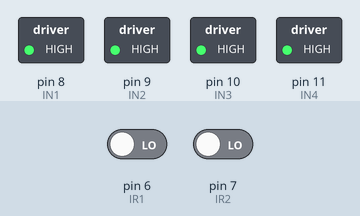
This sketch was run on a simulated Arduino Uno, built with avr-gcc and run on an emulated ATmega328P. Shown: switched loads named in the sketch (green lamp = pin HIGH). The test bench sets the inputs (shaded band); at power-on: pin 6 (IR1) LOW, pin 7 (IR2) LOW.

Above: at 1.2 s.
1.3 s: pin 6 (IR1) driven HIGH
At 2.1 s:
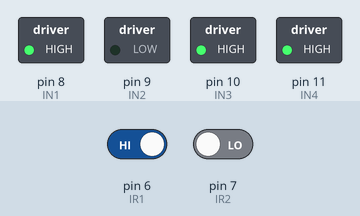
2.8 s: pin 7 (IR2) driven HIGH
At 3.3 s:
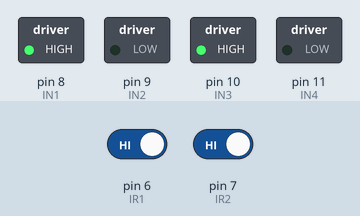
4.3 s: pin 6 (IR1) driven LOW
At 5.5 s:
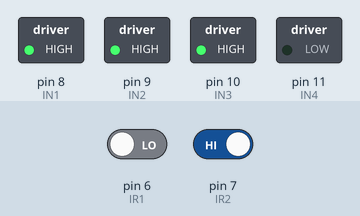
5.8 s: pin 7 (IR2) driven LOW
At 6.7 s:
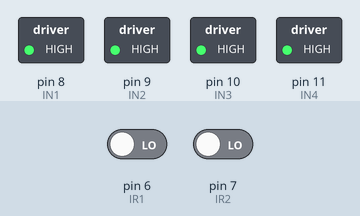
Timing chart, 0 to 8.3 s (numbered marks = the images above; inputs shaded):
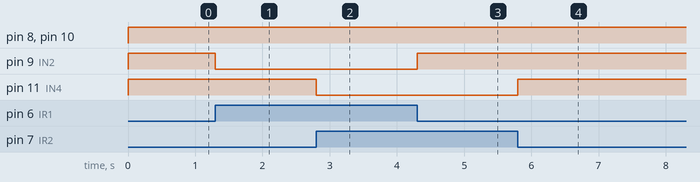

The sketch:

LINE_FOLLOWER_BASIC.ino
```cpp
//Author: Rohan Joshi
//Project: Black Line Follower Robot using two Infrared Sensors

int IN1=8,IN2=9,IN3=10,IN4=11; //Supplies input to L298N Driver Module IN1,IN2,IN3,IN4 pins
int IR1=6,IR2=7;               //Receives output from the 2 IR Sensors
int IR1STATE,IR2STATE;
void setup() {
  pinMode(IR1,INPUT);pinMode(IR2,INPUT);
  pinMode(IN1,OUTPUT);pinMode(IN2,OUTPUT);
  pinMode(IN3,OUTPUT);pinMode(IN4,OUTPUT);
}

void loop() {

  IR1STATE=digitalRead(IR1);IR2STATE=digitalRead(IR2);//When sensor recieves transmitted(sensor is not above black)ir light
  if(IR1STATE==HIGH && IR2STATE==HIGH)                //output of the sensor is low otherwise high
  {
    digitalWrite(IN1,HIGH);digitalWrite(IN2,LOW);
    digitalWrite(IN3,HIGH);digitalWrite(IN4,LOW);
    //Serial.print("GO STRAIGHT\n");
  }
  else if(IR1STATE==LOW && IR2STATE==HIGH)
  {
    digitalWrite(IN1,HIGH);digitalWrite(IN2,HIGH);
    digitalWrite(IN3,HIGH);digitalWrite(IN4,LOW);
    //Serial.print("TURN LEFT\n");
  }
  else if(IR1STATE==HIGH && IR2STATE==LOW)
  {
    digitalWrite(IN1,HIGH);digitalWrite(IN2,LOW);
    digitalWrite(IN3,HIGH);digitalWrite(IN4,HIGH);
    //Serial.print("TURN RIGHT\n");
  }
  else if(IR1STATE==LOW && IR2STATE==LOW)
  {
    digitalWrite(IN1,HIGH);digitalWrite(IN2,HIGH);
    digitalWrite(IN3,HIGH);digitalWrite(IN4,HIGH);
    //Serial.print("STOP\n");
  }

}
```

Measured:
- after the input at 1.3 s, pin 9 (IN2): HIGH → LOW at once
- after the input at 2.8 s, pin 11 (IN4): HIGH → LOW at once
- after the input at 4.3 s, pin 9 (IN2): LOW → HIGH at once
- after the input at 5.8 s, pin 11 (IN4): LOW → HIGH at once
